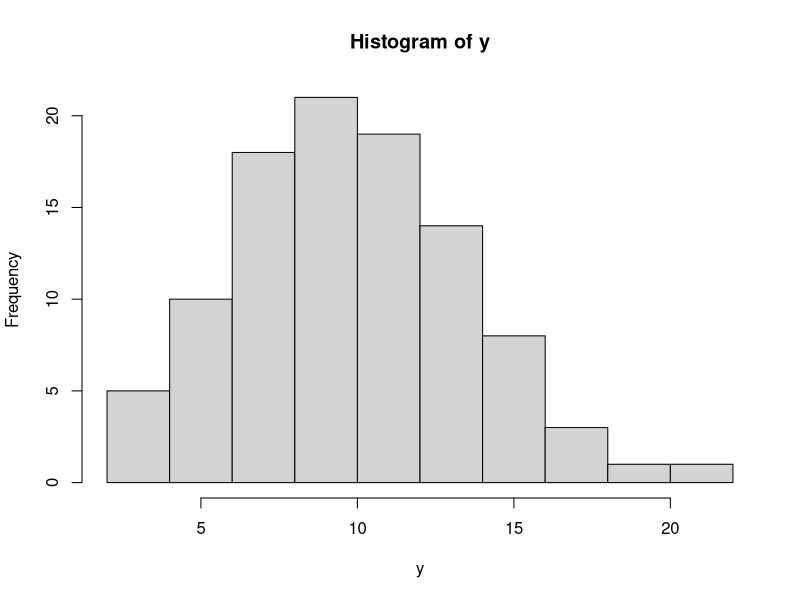

Recreate this plot in R.
#4.a
dof = 10
x = 2
dchisq(2, 10)

#4.b
set.seed(0)
dof = 10
x = 100
y = rchisq(x, dof)
hist(y)

#4.c
#Mean dari Distribusi Chisquare adalah v = 10
#Varian dari Distribusi Chisquare adalah 2v = 20
